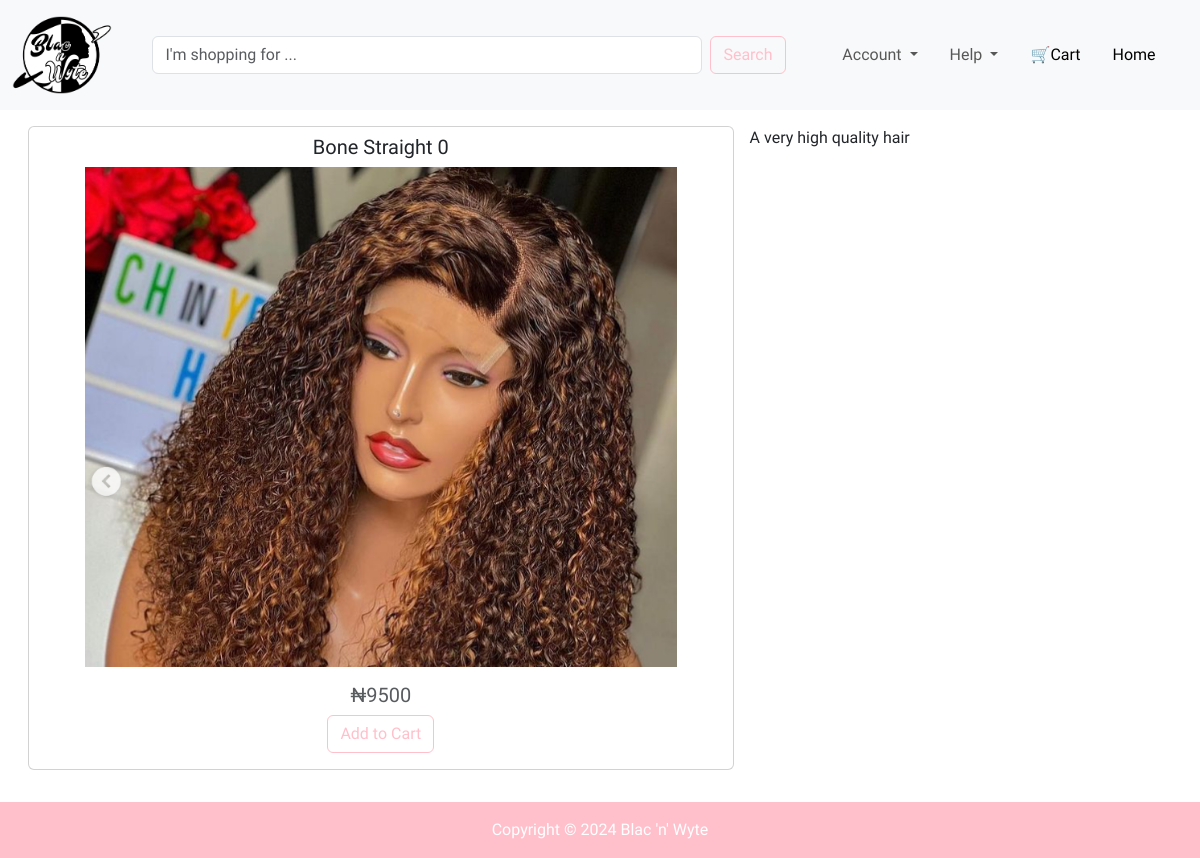
/detail/1, run on the app's committed database.
### database.py (models this page shows, shortened)
class Product(db.Model):
    id: Mapped[int] = mapped_column(primary_key=True)
    image: Mapped[str]
    name: Mapped[str]
    desc: Mapped[str]
    price: Mapped[int]

### onlinestore.py (the view, shortened to what this page needs)
@app.route("/detail/<int:idx>", methods=["GET", "POST"])
def detail(idx):
    form = Form()
    product = db.session.execute(db.select(Product).where(Product.id == idx)).scalar()
    if product:
        return render_template('detail.html', product=product, logged_in=current_user.is_authenticated, user=current_user, form=form, year=year)
    else:
        abort(404)

### form.py
class Form(FlaskForm):
    idx = IntegerField(label='idx')
    submit = SubmitField(label="Add to Cart", render_kw={"class": "btn btn-outline-success index-add-to-cart"})

### method_override.py (called while the page is built)
    def __call__(self, environ, start_response):
        method = environ.get('HTTP_X_HTTP_METHOD_OVERRIDE', '').upper()
        if method in self.allowed_methods:
            environ['REQUEST_METHOD'] = method
        if method in self.bodyless_methods:
            environ['CONTENT_LENGTH'] = '0'
        return self.app(environ, start_response)

### onlinestore.py (called while the page is built)
@app.before_request
def track_history():
    if request.endpoint == 'static' or request.method != 'GET':
        return
    history = session.get('history', [])
    history.append(request.url)
    if len(history) > 3:
        history.pop(0)
    session['history'] = history

### templates/detail.html (shortened to what this page needs)
{% extends "header.html" %}
{% block content %}
    <section id="detail">
      <div class="container-fluid">
        <div class="card text-center">
          <div class="card-body-title">
            <h5 class="card-title">{{product.name}}</h5>
          </div>
          <img src="{{ url_for('static', filename=product.image) }}" class="card-img-top" alt="...">
          <div class="card-body">
            <h5 class="card-title mb-2 text-body-secondary">₦{{product.price}}</h5>
            <form method="POST">
              {{ form.submit }}
            </form>
          </div>
        </div>
        <div class="product_desc">
          {{ product.desc | safe }}
        </div>
      </div>
    </section>
{% endblock %}

### static/css/style.css (style rules this page uses)
body { font-family: "Quicksand", sans-serif; font-optical-sizing: auto; display: flex; flex-direction: column; min-height: 100vh; }
.btn-outline-success { --bs-btn-color: #FFC0CB; --bs-btn-border-color: #FFC0CB; --bs-btn-hover-color: #fff; --bs-btn-hover-bg: #FFC0CB; --bs-btn-hover-border-color: #FFC0CB; --bs-btn-focus-shadow-rgb: 25,135,84; --bs-btn-active-color: #fff; --bs-btn-active-bg: #FFC0CB; --bs-btn-active-border-color: #FFC0CB; --bs-btn-active-shadow: inset 0 3px 5px rgba(0, 0, 0, 0.125); --bs-btn-disabled-color: #FFC0CB; --bs-btn-disabled-bg: transparent; --bs-btn-disabled-border-color: #FFC0CB; --bs-gradient: none; }
.card { margin: 1rem; width: 20%; display: inline-block; }
.card-body-title { padding-top: 0.5rem; }
.card-img-top { height: 250px; object-fit: cover; }
#detail .card { width: 60%; }
#detail .card-img-top { height: 500px; object-fit: contain; }
.product_desc { display: inline-block; position: absolute; margin-top: 1rem; }

### data on the page
Product: name "Bone Straight 0", image (picture), price "9500", desc "A very high quality hair"

### other printed values
{{ year }} "2024"
